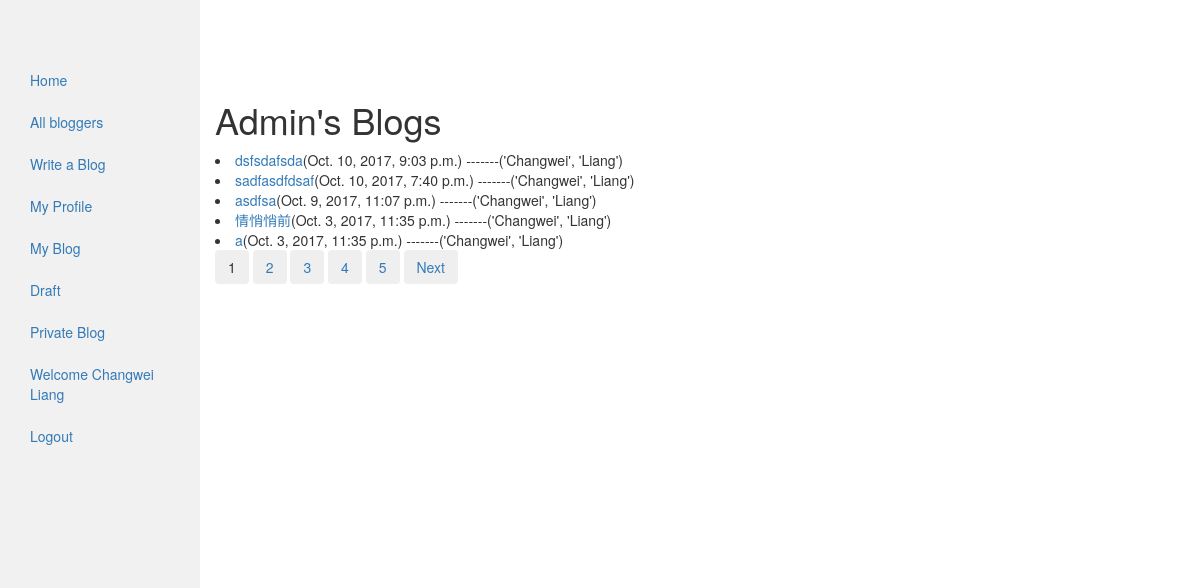
The app's page /myblog/ (signed in) with its own data.
### my_auth/models.py (models this page shows)
class User(auth_models.AbstractUser):
    email = models.EmailField(_('email address'), unique=True)

### blog/models.py (models this page shows, shortened)
class MyPost(models.Model):
    author = models.ForeignKey(settings.AUTH_USER_MODEL, on_delete=models.CASCADE)
    title = models.CharField(max_length=100)
    content = models.TextField(blank=True)
    tags = models.CharField(max_length=20, null=True, blank=True)
    published_time = models.DateTimeField(default=timezone.now)
    created_time = models.DateTimeField(default=timezone.now)
    is_draft = models.BooleanField(default=False)
    is_private = models.BooleanField(default=False)
    can_be_edited = models.BooleanField(default=False)
    allow_comment = models.BooleanField(default=True)
    class Meta:
        ordering = ['published_time']
    def get_absolute_url(self):
        return reverse('blog:blog_detail', args=[str(self.id)])

### blog/views.py (the view)
# urls.py: url(r'^myblog/$', views.MyBlog.as_view(), name='my_blog'),
class MyBlog(LoginRequiredMixin, MyPaginatedBlogListView):
    model = models.MyPost
    login_url = 'auth:login'
    template_name = 'blog/my_blog_list.html'
    paginate_by = 5
    context_object_name = 'blog_list'
    def get_queryset(self):
        return models.MyPost.objects.filter(author__username=self.request.user.username,
                                              is_draft=False, is_private=False).order_by('-published_time')

### blog/templatetags/blog_tag.py (called while the page is built)
@register.simple_tag
def real_name_or_username(blog):
    if blog.author.first_name and blog.author.last_name:
        return format_html('%s' % blog.author.first_name), format_html(blog.author.last_name)
    else:
        return blog.author.username

### blog/utils.py (called while the page is built)
def my_paginator_style(paginator, page, context, pages_num_2b_shown):
    context['multiple_page_series_to_show'] = 0
    if paginator.num_pages > pages_num_2b_shown:
        context['multiple_page_series_to_show'] = 1
        context['page_number_to_be_show'] = [i + page.number - pages_num_2b_shown // 2
                                             for i in range(pages_num_2b_shown)]
        if page.number <= pages_num_2b_shown // 2:
            context['page_number_to_be_show'] = [(i + 1) for i in
                                                 range(pages_num_2b_shown)]
        if page.number + pages_num_2b_shown // 2 >= paginator.num_pages:
            context['page_number_to_be_show'] = [i + paginator.num_pages - pages_num_2b_shown + 1
                                                 for i in range(pages_num_2b_shown)]
    return context

### blog/views.py (called while the page is built)
    def get_context_data(self, **kwargs):
        context = super(ListView, self).get_context_data(**kwargs)
        queryset = self.get_queryset()
        paginator, page, queryset, is_paginated = self.paginate_queryset(queryset, self.get_paginate_by(queryset))
        context = my_paginator_style(paginator, page, context, pages_num_2b_shown=5)
        return context

### blog/templates/blog/my_blog_list.html (shortened to what this page needs)
<!DOCTYPE html>
<html lang="en">
{% extends 'blog/base.html' %}
{% load blog_tag %}
{% block content %}
<h1>{{ user.username|title }}'s Blogs</h1>
{% if blog_list %}
    {% for blog in blog_list %}
        <li><a href="{{ blog.get_absolute_url }}">{{ blog.title }}</a>({{ blog.published_time }})
            -------{% real_name_or_username blog %}</li>
    {% endfor %}
{% else %}
    <p>No blogs are found</p>
{% endif %}
{% include "blog/pagination.html" %}
{% endblock %}

### blog/templates/blog/base.html (shortened to what this page needs)
<!DOCTYPE html>
<html lang="en">
{% load blog_tag %}
{% load static %}
<head>
  <link rel="stylesheet" href="https://maxcdn.bootstrapcdn.com/bootstrap/3.3.7/css/bootstrap.min.css">
  <link rel="stylesheet" type="text/css" href="{% static 'blog/css/blog.css' %}">
</head>
<body>
  <div class="container-fluid">
    <div class="row content">
      {% block sidebar %}
      <div class="col-sm-2 sidenav">
      <ul class="nav nav-pills nav-stacked">
          <li class=""><a href="{% url 'blog:homepage' %}">Home</a></li>
          <li><a href="{% url 'blog:blogger' %}">All bloggers</a></li>
          {% if user.is_authenticated %}
                <li><a href="{% url 'blog:create_blog' %}">Write a Blog</a></li>
                <li><a href="">My Profile</a></li>
                <li><a href="{% url 'blog:my_blog' %}">My Blog</a></li>
                <li><a href="{% url 'blog:draft_blog' %}">Draft</a></li>
                <li><a href="{% url 'blog:private_blog' %}">Private Blog</a></li>
                <li><a href="">Welcome {{ user.first_name }} {{ user.last_name }}</a></li>
                <li><a href="{% url 'auth:logout' %}">Logout</a></li>
          {% else %}
                <li><a href="{% url 'auth:login' %}">Login</a></li>
          {% endif %}
      </ul>
      {% endblock %}
      </div>
    <div class="col-sm-10 ">
      {% block content %}{% endblock %}
    </div>
    </div>
  </div>
</body>
</html>

### blog/static/blog/css/blog.css (style rules this page uses)
.row.content { height: 560px }
.sidenav { background-color: #f1f1f1; height: 200%; }

### records on screen
User: first_name "Changwei", last_name "Liang", username "Admin"
MyPost: title "dsfsdafsda", published_time "Oct. 10, 2017, 9:03 p.m.", author.last_name "('Changwei', 'Liang')"
MyPost: title "sadfasdfdsaf", published_time "Oct. 10, 2017, 7:40 p.m.", author.last_name "('Changwei', 'Liang')"
MyPost: title "asdfsa", published_time "Oct. 9, 2017, 11:07 p.m.", author.last_name "('Changwei', 'Liang')"
MyPost: title "情悄悄前", published_time "Oct. 3, 2017, 11:35 p.m.", author.last_name "('Changwei', 'Liang')"
MyPost: title "a", published_time "Oct. 3, 2017, 11:35 p.m.", author.last_name "('Changwei', 'Liang')"

### other values on screen
{{ i }} "1"
{{ i }} "2" "3" "4" "5"
